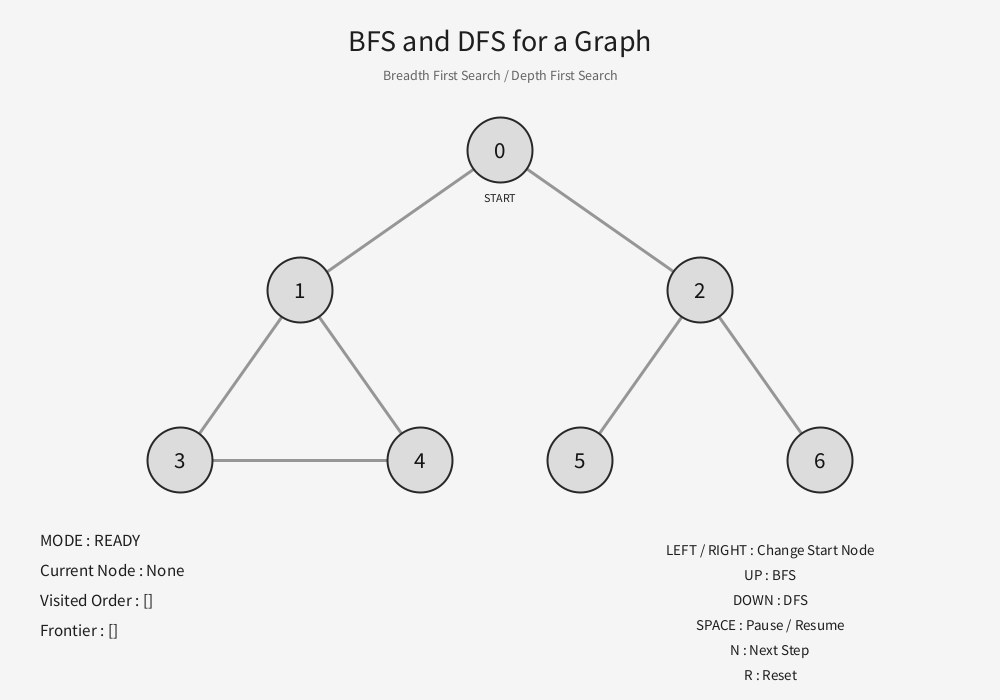
Frame 1 (no input)
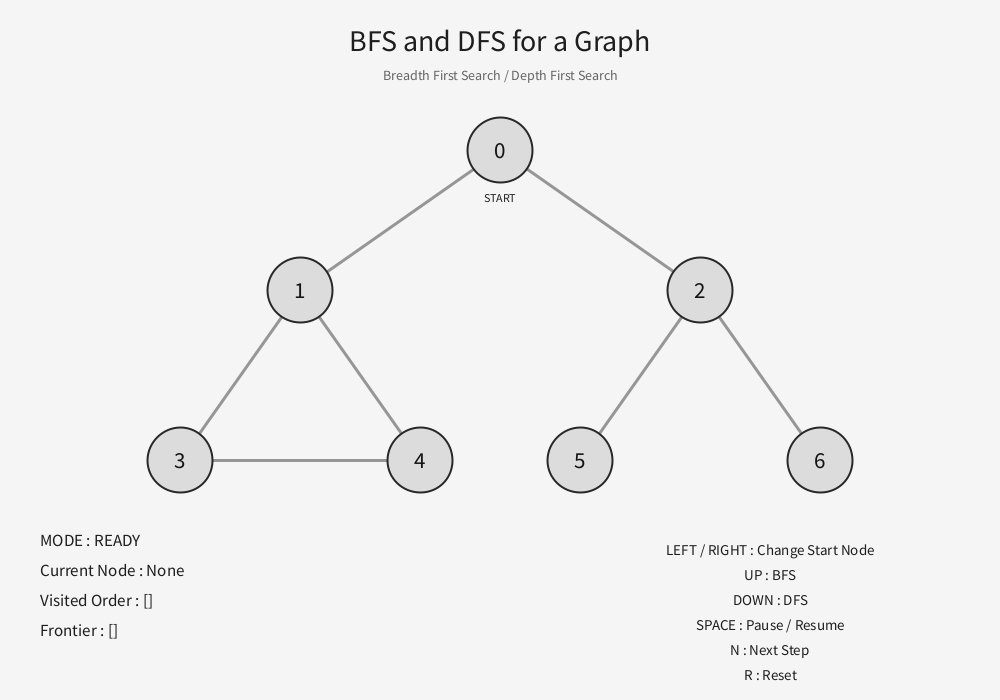
Frame 60 (the mouse pressed at the canvas centre just before this capture)
Frame 120 (the mouse held since frame 60 and released just before this capture): identical to frame 60, image omitted

The Processing sketch that drew these frames (run headless with seeded random() and noise(); from frame 60 on, the mouse is pressed at the canvas centre):

// Processing sketch: BFS_and_DFS_for_a_graph
// ── BFS_and_DFS_for_a_graph.pde

import java.util.ArrayList;

// ===============================
// BFS & DFS Graph Visualization
// Processing - Java Mode
// ===============================

final int NODE_COUNT = 7;

ArrayList<Integer>[] graph;

float[] nodeX = new float[NODE_COUNT];
float[] nodeY = new float[NODE_COUNT];

boolean[] visited = new boolean[NODE_COUNT];

ArrayList<Integer> result = new ArrayList<Integer>();
ArrayList<Integer> frontier = new ArrayList<Integer>();

int startNode = 0;
int currentNode = -1;

String mode = "READY";

int animationSpeed = 35;
int frameCounter = 0;

boolean paused = false;
boolean finished = false;

// BFS Queue
ArrayList<Integer> queue = new ArrayList<Integer>();

// DFS Stack (Frame을 이용한 재귀 방식)
ArrayList<DFSFrame> stack = new ArrayList<DFSFrame>();

// DFS 진행 프레임
class DFSFrame {
  int node;
  int nextIndex;

  DFSFrame(int node) {
    this.node = node;
    this.nextIndex = 0;
  }
}

void setup() {
  size(1000, 700);
  smooth();

  textAlign(CENTER, CENTER);

  createGraph();
  setNodePosition();

  resetSearch();
}

void draw() {
  background(245);

  drawTitle();
  drawEdges();
  drawNodes();
  drawInformation();
  drawControls();

  if (!paused && !finished && !mode.equals("READY")) {
    frameCounter++;

    if (frameCounter >= animationSpeed) {
      frameCounter = 0;
      nextStep();
    }
  }
}

// ===============================
// Graph 생성
// ===============================

void createGraph() {
  graph = (ArrayList<Integer>[]) new ArrayList[NODE_COUNT];

  for (int i = 0; i < NODE_COUNT; i++) {
    graph[i] = new ArrayList<Integer>();
  }

  addEdge(0, 1);
  addEdge(0, 2);

  addEdge(1, 3);
  addEdge(1, 4);

  addEdge(2, 5);
  addEdge(2, 6);

  addEdge(3, 4);
}

void addEdge(int a, int b) {
  graph[a].add(b);
  graph[b].add(a);
}

// ===============================
// 노드 위치
// ===============================

void setNodePosition() {
  nodeX[0] = 500;
  nodeY[0] = 150;

  nodeX[1] = 300;
  nodeY[1] = 290;

  nodeX[2] = 700;
  nodeY[2] = 290;

  nodeX[3] = 180;
  nodeY[3] = 460;

  nodeX[4] = 420;
  nodeY[4] = 460;

  nodeX[5] = 580;
  nodeY[5] = 460;

  nodeX[6] = 820;
  nodeY[6] = 460;
}

// ===============================
// 제목
// ===============================

void drawTitle() {
  fill(30);
  textSize(30);
  text("BFS and DFS for a Graph", width/2, 40);

  textSize(14);
  fill(100);
  text("Breadth First Search / Depth First Search",
       width/2, 75);
}

// ===============================
// 간선 그리기
// ===============================

void drawEdges() {
  stroke(150);
  strokeWeight(3);

  for (int i = 0; i < NODE_COUNT; i++) {
    for (int j : graph[i]) {
      if (i < j) {
        line(nodeX[i], nodeY[i],
             nodeX[j], nodeY[j]);
      }
    }
  }
}

// ===============================
// 노드 그리기
// ===============================

void drawNodes() {
  for (int i = 0; i < NODE_COUNT; i++) {

    if (i == currentNode) {
      fill(255, 150, 40);
    }
    else if (visited[i]) {
      fill(80, 190, 120);
    }
    else if (frontier.contains(i)) {
      fill(100, 170, 240);
    }
    else {
      fill(220);
    }

    stroke(40);
    strokeWeight(2);

    ellipse(nodeX[i], nodeY[i], 65, 65);

    fill(20);
    textSize(23);
    text(i, nodeX[i], nodeY[i]);

    // 시작 노드 표시
    if (i == startNode) {
      fill(30);
      textSize(12);
      text("START", nodeX[i], nodeY[i] + 48);
    }
  }
}

// ===============================
// 정보 화면
// ===============================

void drawInformation() {
  fill(30);
  textAlign(LEFT, CENTER);
  textSize(17);

  text("MODE : " + mode, 40, 540);

  String current = currentNode == -1
    ? "None"
    : str(currentNode);

  text("Current Node : " + current, 40, 570);

  text("Visited Order : " + result, 40, 600);

  text("Frontier : " + frontier, 40, 630);

  if (finished) {
    fill(30, 150, 80);
    text("SEARCH COMPLETED!", 40, 660);
  }

  textAlign(CENTER, CENTER);
}

// ===============================
// BFS 시작
// ===============================

void startBFS() {
  resetSearch();

  mode = "BFS";

  visited[startNode] = true;
  queue.add(startNode);

  updateFrontier();
}

// ===============================
// DFS 시작
// ===============================

void startDFS() {
  resetSearch();

  mode = "DFS";

  visited[startNode] = true;
  result.add(startNode);

  stack.add(new DFSFrame(startNode));

  updateFrontier();
}

// ===============================
// 다음 탐색 단계
// ===============================

void nextStep() {

  if (mode.equals("BFS")) {
    bfsStep();
  }
  else if (mode.equals("DFS")) {
    dfsStep();
  }
}

// ===============================
// BFS 알고리즘
// ===============================

void bfsStep() {

  if (queue.isEmpty()) {
    finished = true;
    currentNode = -1;
    updateFrontier();
    return;
  }

  // Queue에서 가장 먼저 들어간 노드 제거
  currentNode = queue.remove(0);

  // 방문 순서 기록
  result.add(currentNode);

  // 인접 노드 확인
  for (int next : graph[currentNode]) {

    if (!visited[next]) {

      visited[next] = true;

      // Queue에 추가
      queue.add(next);
    }
  }

  updateFrontier();

  if (queue.isEmpty()) {
    finished = true;
  }
}

// ===============================
// DFS 알고리즘
// ===============================

void dfsStep() {

  if (stack.isEmpty()) {
    finished = true;
    currentNode = -1;
    updateFrontier();
    return;
  }

  DFSFrame top = stack.get(stack.size() - 1);

  currentNode = top.node;

  // 아직 확인할 인접 노드가 남아 있는 경우
  if (top.nextIndex < graph[currentNode].size()) {

    int next = graph[currentNode].get(top.nextIndex);

    top.nextIndex++;

    if (!visited[next]) {

      visited[next] = true;

      // 방문 순서 기록
      result.add(next);

      // Stack에 새로운 탐색 프레임 추가
      stack.add(new DFSFrame(next));
    }
  }
  else {

    // 더 이상 탐색할 인접 노드가 없으면 돌아가기
    stack.remove(stack.size() - 1);

    if (!stack.isEmpty()) {
      currentNode = stack.get(stack.size() - 1).node;
    }
    else {
      currentNode = -1;
      finished = true;
    }
  }

  updateFrontier();
}

// ===============================
// 탐색 대기 목록 업데이트
// ===============================

void updateFrontier() {

  frontier.clear();

  if (mode.equals("BFS")) {
    frontier.addAll(queue);
  }
  else if (mode.equals("DFS")) {

    for (int i = stack.size() - 1; i >= 0; i--) {
      frontier.add(stack.get(i).node);
    }
  }
}

// ===============================
// 초기화
// ===============================

void resetSearch() {

  for (int i = 0; i < NODE_COUNT; i++) {
    visited[i] = false;
  }

  result.clear();
  frontier.clear();
  queue.clear();
  stack.clear();

  currentNode = -1;

  mode = "READY";
  finished = false;
  paused = false;
  frameCounter = 0;
}

// ===============================
// 조작 방법 안내
// ===============================

void drawControls() {
  fill(30);
  textSize(15);

  text("LEFT / RIGHT : Change Start Node",
       770, 550);

  text("UP : BFS",
       770, 575);

  text("DOWN : DFS",
       770, 600);

  text("SPACE : Pause / Resume",
       770, 625);

  text("N : Next Step",
       770, 650);

  text("R : Reset",
       770, 675);
}

// ===============================
// 키보드 조작
// ===============================

void keyPressed() {

  if (keyCode == LEFT) {
    startNode = (startNode - 1 + NODE_COUNT)
                % NODE_COUNT;
    resetSearch();
  }

  else if (keyCode == RIGHT) {
    startNode = (startNode + 1)
                % NODE_COUNT;
    resetSearch();
  }

  else if (keyCode == UP) {
    startBFS();
  }

  else if (keyCode == DOWN) {
    startDFS();
  }

  else if (key == ' ') {
    if (!finished && !mode.equals("READY")) {
      paused = !paused;
    }
  }

  else if (key == 'n' || key == 'N') {
    if (!finished && !mode.equals("READY")) {
      nextStep();
    }
  }

  else if (key == 'r' || key == 'R') {
    resetSearch();
  }
}
